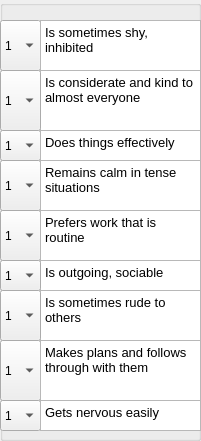
    <widget class="QGroupBox" name="groupBox_5">
     <property name="geometry">
      <rect>
       <x>660</x>
       <y>130</y>
       <width>201</width>
       <height>441</height>
      </rect>
     </property>
     <property name="title">
      <string/>
     </property>
     <widget class="QComboBox" name="comboBox_31">
      <property name="geometry">
       <rect>
        <x>0</x>
        <y>20</y>
        <width>41</width>
        <height>51</height>
       </rect>
      </property>
      <item>
       <property name="text">
        <string>1</string>
       </property>
      </item>
      <item>
       <property name="text">
        <string>2</string>
       </property>
      </item>
      <item>
       <property name="text">
        <string>3</string>
       </property>
      </item>
      <item>
       <property name="text">
        <string>4</string>
       </property>
      </item>
      <item>
       <property name="text">
        <string>5</string>
       </property>
      </item>
     </widget>
     <widget class="QTextBrowser" name="textBrowser_17">
      <property name="geometry">
       <rect>
        <x>40</x>
        <y>20</y>
        <width>161</width>
        <height>51</height>
       </rect>
      </property>
      <property name="html">
       <string>&lt;!DOCTYPE HTML PUBLIC &quot;-//W3C//DTD HTML 4.0//EN&quot; &quot;http://www.w3.org/TR/REC-html40/strict.dtd&quot;&gt;
&lt;html&gt;&lt;head&gt;&lt;meta name=&quot;qrichtext&quot; content=&quot;1&quot; /&gt;&lt;style type=&quot;text/css&quot;&gt;
p, li { white-space: pre-wrap; }
&lt;/style&gt;&lt;/head&gt;&lt;body style=&quot; font-family:'Sans'; font-size:10pt; font-weight:400; font-style:normal;&quot;&gt;
&lt;p style=&quot; margin-top:0px; margin-bottom:0px; margin-left:0px; margin-right:0px; -qt-block-indent:0; text-indent:0px;&quot;&gt;Is sometimes shy, inhibited&lt;/p&gt;&lt;/body&gt;&lt;/html&gt;</string>
      </property>
     </widget>
     <widget class="QTextBrowser" name="textBrowser_18">
      <property name="geometry">
       <rect>
        <x>40</x>
        <y>70</y>
        <width>161</width>
        <height>61</height>
       </rect>
      </property>
      <property name="html">
       <string>&lt;!DOCTYPE HTML PUBLIC &quot;-//W3C//DTD HTML 4.0//EN&quot; &quot;http://www.w3.org/TR/REC-html40/strict.dtd&quot;&gt;
&lt;html&gt;&lt;head&gt;&lt;meta name=&quot;qrichtext&quot; content=&quot;1&quot; /&gt;&lt;style type=&quot;text/css&quot;&gt;
p, li { white-space: pre-wrap; }
&lt;/style&gt;&lt;/head&gt;&lt;body style=&quot; font-family:'Sans'; font-size:10pt; font-weight:400; font-style:normal;&quot;&gt;
&lt;p style=&quot; margin-top:0px; margin-bottom:0px; margin-left:0px; margin-right:0px; -qt-block-indent:0; text-indent:0px;&quot;&gt;Is considerate and kind to almost everyone&lt;/p&gt;&lt;/body&gt;&lt;/html&gt;</string>
      </property>
     </widget>
     <widget class="QComboBox" name="comboBox_32">
      <property name="geometry">
       <rect>
        <x>0</x>
        <y>70</y>
        <width>41</width>
        <height>61</height>
       </rect>
      </property>
      <item>
       <property name="text">
        <string>1</string>
       </property>
      </item>
      <item>
       <property name="text">
        <string>2</string>
       </property>
      </item>
      <item>
       <property name="text">
        <string>3</string>
       </property>
      </item>
      <item>
       <property name="text">
        <string>4</string>
       </property>
      </item>
      <item>
       <property name="text">
        <string>5</string>
       </property>
      </item>
     </widget>
     <widget class="QComboBox" name="comboBox_35">
      <property name="geometry">
       <rect>
        <x>0</x>
        <y>210</y>
        <width>41</width>
        <height>51</height>
       </rect>
      </property>
      <item>
       <property name="text">
        <string>1</string>
       </property>
      </item>
      <item>
       <property name="text">
        <string>2</string>
       </property>
      </item>
      <item>
       <property name="text">
        <string>3</string>
       </property>
      </item>
      <item>
       <property name="text">
        <string>4</string>
       </property>
      </item>
      <item>
       <property name="text">
        <string>5</string>
       </property>
      </item>
     </widget>
     <widget class="QComboBox" name="comboBox_33">
      <property name="geometry">
       <rect>
        <x>0</x>
        <y>130</y>
        <width>41</width>
        <height>31</height>
       </rect>
      </property>
      <item>
       <property name="text">
        <string>1</string>
       </property>
      </item>
      <item>
       <property name="text">
        <string>2</string>
       </property>
      </item>
      <item>
       <property name="text">
        <string>3</string>
       </property>
      </item>
      <item>
       <property name="text">
        <string>4</string>
       </property>
      </item>
      <item>
       <property name="text">
        <string>5</string>
       </property>
      </item>
     </widget>
     <widget class="QComboBox" name="comboBox_34">
      <property name="geometry">
       <rect>
        <x>0</x>
        <y>160</y>
        <width>41</width>
        <height>51</height>
       </rect>
      </property>
      <item>
       <property name="text">
        <string>1</string>
       </property>
      </item>
      <item>
       <property name="text">
        <string>2</string>
       </property>
      </item>
      <item>
       <property name="text">
        <string>3</string>
       </property>
      </item>
      <item>
       <property name="text">
        <string>4</string>
       </property>
      </item>
      <item>
       <property name="text">
        <string>5</string>
       </property>
      </item>
     </widget>
     <widget class="QTextBrowser" name="textBrowser_45">
      <property name="geometry">
       <rect>
        <x>40</x>
        <y>130</y>
        <width>161</width>
        <height>31</height>
       </rect>
      </property>
      <property name="html">
       <string>&lt;!DOCTYPE HTML PUBLIC &quot;-//W3C//DTD HTML 4.0//EN&quot; &quot;http://www.w3.org/TR/REC-html40/strict.dtd&quot;&gt;
&lt;html&gt;&lt;head&gt;&lt;meta name=&quot;qrichtext&quot; content=&quot;1&quot; /&gt;&lt;style type=&quot;text/css&quot;&gt;
p, li { white-space: pre-wrap; }
&lt;/style&gt;&lt;/head&gt;&lt;body style=&quot; font-family:'Sans'; font-size:10pt; font-weight:400; font-style:normal;&quot;&gt;
&lt;p style=&quot; margin-top:0px; margin-bottom:0px; margin-left:0px; margin-right:0px; -qt-block-indent:0; text-indent:0px;&quot;&gt;Does things effectively&lt;/p&gt;&lt;/body&gt;&lt;/html&gt;</string>
      </property>
     </widget>
     <widget class="QTextBrowser" name="textBrowser_46">
      <property name="geometry">
       <rect>
        <x>40</x>
        <y>160</y>
        <width>161</width>
        <height>51</height>
       </rect>
      </property>
      <property name="html">
       <string>&lt;!DOCTYPE HTML PUBLIC &quot;-//W3C//DTD HTML 4.0//EN&quot; &quot;http://www.w3.org/TR/REC-html40/strict.dtd&quot;&gt;
&lt;html&gt;&lt;head&gt;&lt;meta name=&quot;qrichtext&quot; content=&quot;1&quot; /&gt;&lt;style type=&quot;text/css&quot;&gt;
p, li { white-space: pre-wrap; }
&lt;/style&gt;&lt;/head&gt;&lt;body style=&quot; font-family:'Sans'; font-size:10pt; font-weight:400; font-style:normal;&quot;&gt;
&lt;p style=&quot; margin-top:0px; margin-bottom:0px; margin-left:0px; margin-right:0px; -qt-block-indent:0; text-indent:0px;&quot;&gt;Remains calm in tense situations&lt;/p&gt;&lt;/body&gt;&lt;/html&gt;</string>
      </property>
     </widget>
     <widget class="QTextBrowser" name="textBrowser_49">
      <property name="geometry">
       <rect>
        <x>40</x>
        <y>210</y>
        <width>161</width>
        <height>51</height>
       </rect>
      </property>
      <property name="html">
       <string>&lt;!DOCTYPE HTML PUBLIC &quot;-//W3C//DTD HTML 4.0//EN&quot; &quot;http://www.w3.org/TR/REC-html40/strict.dtd&quot;&gt;
&lt;html&gt;&lt;head&gt;&lt;meta name=&quot;qrichtext&quot; content=&quot;1&quot; /&gt;&lt;style type=&quot;text/css&quot;&gt;
p, li { white-space: pre-wrap; }
&lt;/style&gt;&lt;/head&gt;&lt;body style=&quot; font-family:'Sans'; font-size:10pt; font-weight:400; font-style:normal;&quot;&gt;
&lt;p style=&quot; margin-top:0px; margin-bottom:0px; margin-left:0px; margin-right:0px; -qt-block-indent:0; text-indent:0px;&quot;&gt;Prefers work that is routine&lt;/p&gt;&lt;/body&gt;&lt;/html&gt;</string>
      </property>
     </widget>
     <widget class="QTextBrowser" name="textBrowser_64">
      <property name="geometry">
       <rect>
        <x>40</x>
        <y>260</y>
        <width>161</width>
        <height>31</height>
       </rect>
      </property>
      <property name="html">
       <string>&lt;!DOCTYPE HTML PUBLIC &quot;-//W3C//DTD HTML 4.0//EN&quot; &quot;http://www.w3.org/TR/REC-html40/strict.dtd&quot;&gt;
&lt;html&gt;&lt;head&gt;&lt;meta name=&quot;qrichtext&quot; content=&quot;1&quot; /&gt;&lt;style type=&quot;text/css&quot;&gt;
p, li { white-space: pre-wrap; }
&lt;/style&gt;&lt;/head&gt;&lt;body style=&quot; font-family:'Sans'; font-size:10pt; font-weight:400; font-style:normal;&quot;&gt;
&lt;p style=&quot; margin-top:0px; margin-bottom:0px; margin-left:0px; margin-right:0px; -qt-block-indent:0; text-indent:0px;&quot;&gt;Is outgoing, sociable&lt;/p&gt;&lt;/body&gt;&lt;/html&gt;</string>
      </property>
     </widget>
     <widget class="QComboBox" name="comboBox_36">
      <property name="geometry">
       <rect>
        <x>0</x>
        <y>260</y>
        <width>41</width>
        <height>31</height>
       </rect>
      </property>
      <item>
       <property name="text">
        <string>1</string>
       </property>
      </item>
      <item>
       <property name="text">
        <string>2</string>
       </property>
      </item>
      <item>
       <property name="text">
        <string>3</string>
       </property>
      </item>
      <item>
       <property name="text">
        <string>4</string>
       </property>
      </item>
      <item>
       <property name="text">
        <string>5</string>
       </property>
      </item>
     </widget>
     <widget class="QTextBrowser" name="textBrowser_65">
      <property name="geometry">
       <rect>
        <x>40</x>
        <y>290</y>
        <width>161</width>
        <height>51</height>
       </rect>
      </property>
      <property name="html">
       <string>&lt;!DOCTYPE HTML PUBLIC &quot;-//W3C//DTD HTML 4.0//EN&quot; &quot;http://www.w3.org/TR/REC-html40/strict.dtd&quot;&gt;
&lt;html&gt;&lt;head&gt;&lt;meta name=&quot;qrichtext&quot; content=&quot;1&quot; /&gt;&lt;style type=&quot;text/css&quot;&gt;
p, li { white-space: pre-wrap; }
&lt;/style&gt;&lt;/head&gt;&lt;body style=&quot; font-family:'Sans'; font-size:10pt; font-weight:400; font-style:normal;&quot;&gt;
&lt;p style=&quot; margin-top:0px; margin-bottom:0px; margin-left:0px; margin-right:0px; -qt-block-indent:0; text-indent:0px;&quot;&gt;Is sometimes rude to others&lt;/p&gt;&lt;/body&gt;&lt;/html&gt;</string>
      </property>
     </widget>
     <widget class="QComboBox" name="comboBox_37">
      <property name="geometry">
       <rect>
        <x>0</x>
        <y>290</y>
        <width>41</width>
        <height>51</height>
       </rect>
      </property>
      <item>
       <property name="text">
        <string>1</string>
       </property>
      </item>
      <item>
       <property name="text">
        <string>2</string>
       </property>
      </item>
      <item>
       <property name="text">
        <string>3</string>
       </property>
      </item>
      <item>
       <property name="text">
        <string>4</string>
       </property>
      </item>
      <item>
       <property name="text">
        <string>5</string>
       </property>
      </item>
     </widget>
     <widget class="QComboBox" name="comboBox_38">
      <property name="geometry">
       <rect>
        <x>0</x>
        <y>340</y>
        <width>41</width>
        <height>61</height>
       </rect>
      </property>
      <item>
       <property name="text">
        <string>1</string>
       </property>
      </item>
      <item>
       <property name="text">
        <string>2</string>
       </property>
      </item>
      <item>
       <property name="text">
        <string>3</string>
       </property>
      </item>
      <item>
       <property name="text">
        <string>4</string>
       </property>
      </item>
      <item>
       <property name="text">
        <string>5</string>
       </property>
      </item>
     </widget>
     <widget class="QTextBrowser" name="textBrowser_50">
      <property name="geometry">
       <rect>
        <x>40</x>
        <y>340</y>
        <width>161</width>
        <height>61</height>
       </rect>
      </property>
      <property name="html">
       <string>&lt;!DOCTYPE HTML PUBLIC &quot;-//W3C//DTD HTML 4.0//EN&quot; &quot;http://www.w3.org/TR/REC-html40/strict.dtd&quot;&gt;
&lt;html&gt;&lt;head&gt;&lt;meta name=&quot;qrichtext&quot; content=&quot;1&quot; /&gt;&lt;style type=&quot;text/css&quot;&gt;
p, li { white-space: pre-wrap; }
&lt;/style&gt;&lt;/head&gt;&lt;body style=&quot; font-family:'Sans'; font-size:10pt; font-weight:400; font-style:normal;&quot;&gt;
&lt;p style=&quot; margin-top:0px; margin-bottom:0px; margin-left:0px; margin-right:0px; -qt-block-indent:0; text-indent:0px;&quot;&gt;Makes plans and follows through with them&lt;/p&gt;&lt;/body&gt;&lt;/html&gt;</string>
      </property>
     </widget>
     <widget class="QComboBox" name="comboBox_39">
      <property name="geometry">
       <rect>
        <x>0</x>
        <y>400</y>
        <width>41</width>
        <height>31</height>
       </rect>
      </property>
      <item>
       <property name="text">
        <string>1</string>
       </property>
      </item>
      <item>
       <property name="text">
        <string>2</string>
       </property>
      </item>
      <item>
       <property name="text">
        <string>3</string>
       </property>
      </item>
      <item>
       <property name="text">
        <string>4</string>
       </property>
      </item>
      <item>
       <property name="text">
        <string>5</string>
       </property>
      </item>
     </widget>
     <widget class="QTextBrowser" name="textBrowser_51">
      <property name="geometry">
       <rect>
        <x>40</x>
        <y>400</y>
        <width>161</width>
        <height>31</height>
       </rect>
      </property>
      <property name="html">
       <string>&lt;!DOCTYPE HTML PUBLIC &quot;-//W3C//DTD HTML 4.0//EN&quot; &quot;http://www.w3.org/TR/REC-html40/strict.dtd&quot;&gt;
&lt;html&gt;&lt;head&gt;&lt;meta name=&quot;qrichtext&quot; content=&quot;1&quot; /&gt;&lt;style type=&quot;text/css&quot;&gt;
p, li { white-space: pre-wrap; }
&lt;/style&gt;&lt;/head&gt;&lt;body style=&quot; font-family:'Sans'; font-size:10pt; font-weight:400; font-style:normal;&quot;&gt;
&lt;p style=&quot; margin-top:0px; margin-bottom:0px; margin-left:0px; margin-right:0px; -qt-block-indent:0; text-indent:0px;&quot;&gt;Gets nervous easily&lt;/p&gt;&lt;/body&gt;&lt;/html&gt;</string>
      </property>
     </widget>
    </widget>
